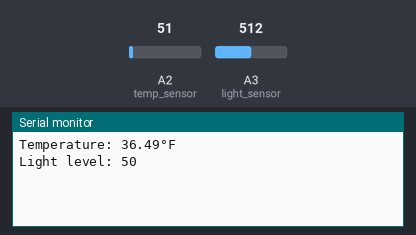
A sketch run on a simulated Arduino Uno, built with avr-gcc and run on an emulated ATmega328P. Parts: the last lines printed to the serial monitor. The test bench sets the inputs (shaded band); at power-on: A2 (temp_sensor) = 51, A3 (light_sensor) = 512.

Above: at 1.8 s.
1.9 s: A2 (temp_sensor) set to 61
At 2.8 s:
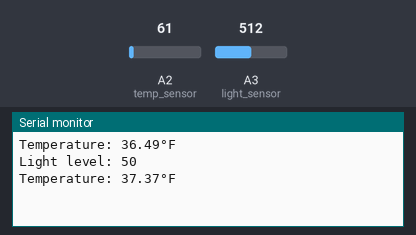
3.4 s: A3 (light_sensor) set to 716
At 4.3 s:
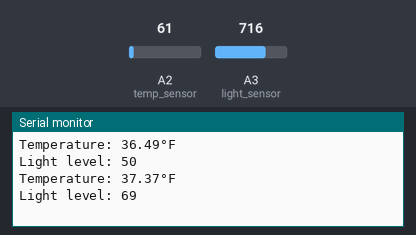
4.9 s: A2 (temp_sensor) set to 71
At 6.1 s:
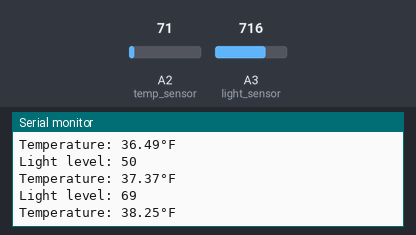
6.4 s: A3 (light_sensor) set to 900
At 7.9 s:
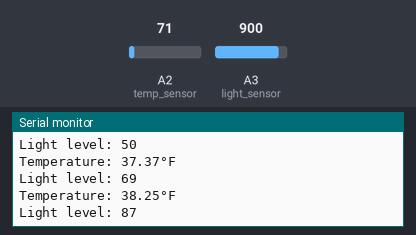

The sketch:

SensorCode.ino
```cpp
int light_sensor = A3;
int temp_sensor = A2;
int previousLightLevel = -1;
float previousTemp = -999;

void setup() {
  Serial.begin(9600);
}

void loop() {
  // light stuff
  int raw_light = analogRead(light_sensor);
  int light = map(raw_light, 0, 1023, 0, 100);

  // temp stuff
  int raw_temp = analogRead(temp_sensor);
  float voltage = raw_temp * (5.0 / 1023.0);
  float fahrenheit = ((voltage * 10) * 9.0 / 5.0) + 32.0;

  // Check if temperature changed
  if(fahrenheit != previousTemp) {
    Serial.print("Temperature: ");
    Serial.print(fahrenheit);
    Serial.println("°F  ");
  }

  // Check if light level changed
  if(previousLightLevel != light) {
    Serial.print("Light level: ");
    Serial.println(light);
  }
  // Update previous values
  previousTemp = fahrenheit;
  previousLightLevel = light;

  delay(1000);
}
```

Measured:
- after the input at 1.9 s, the serial monitor: prints a new line after 0.10 s (image 1)
- after the input at 3.4 s, the serial monitor: prints a new line after 0.60 s (image 2)
- after the input at 4.9 s, the serial monitor: prints a new line after 0.10 s (image 3)
- after the input at 6.4 s, the serial monitor: prints a new line after 0.61 s (image 4)
